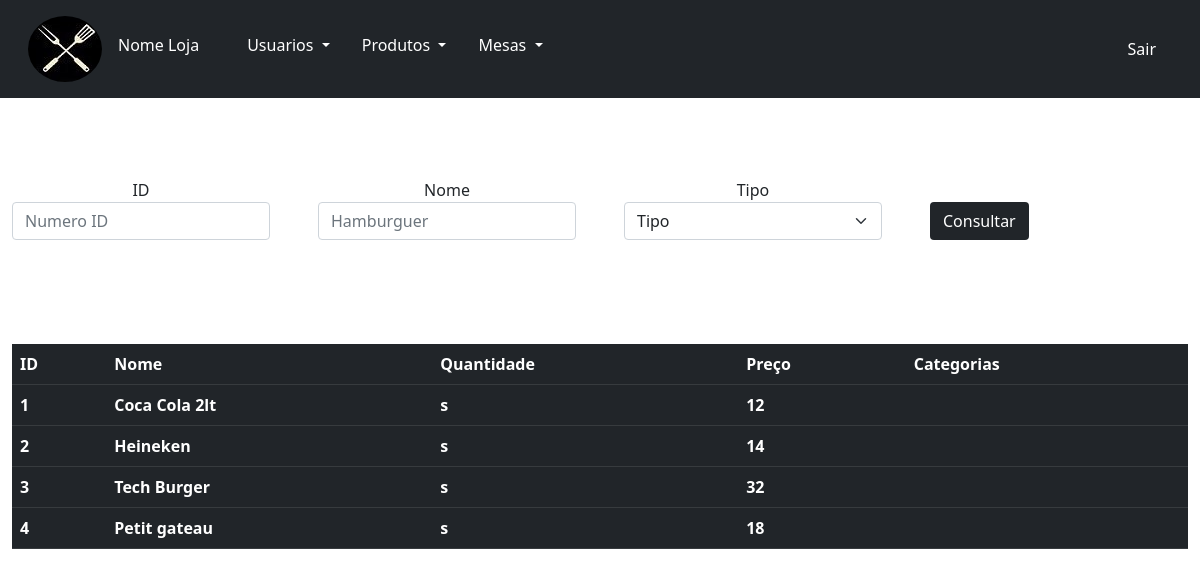
The app's page /listarProdutos.php, older data.
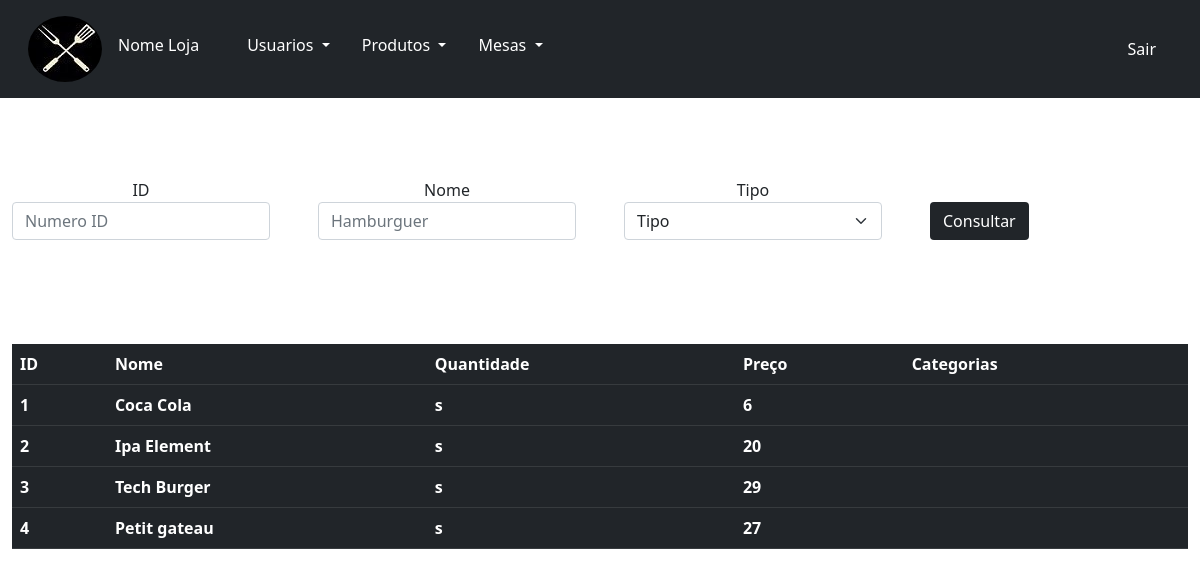
The same page, newer data.
### tables this page shows
CREATE TABLE `produtos` (
  `id` int(11) UNSIGNED NOT NULL COMMENT 'ID do produto ',
  `nome` varchar(30) DEFAULT NULL COMMENT 'Nome do produto',
  `qtd` char(1) DEFAULT NULL COMMENT 'Disponibilidade do produto sendo "S" para disponível "N" para indisponível',
  `descricao` text DEFAULT NULL COMMENT 'Breve descrição do produto',
  `preco` int(10) UNSIGNED NOT NULL COMMENT 'Preço do produto',
  `id_categoria` int(10) UNSIGNED NOT NULL COMMENT 'ID da categoria do produto',
  `imagem` varchar(100) NOT NULL
);

### listarProdutos.php (the view, shortened to what this page needs)
<!doctype html>
<html lang="pt-br">
  <head>
    <link href="https://cdn.jsdelivr.net/npm/bootstrap@5.0.2/dist/css/bootstrap.min.css" rel="stylesheet">
  </head>
  <body style="height: 655px;">
    <nav class="p-3 mb-2 bg-dark text-white navbar navbar-expand-lg navbar-light bg-light">
        <div class="container-fluid">
            <img class="rounded-circle" src="../img/logo2.0.jpeg" alt="logo da loja">
          <div class="collapse navbar-collapse" id="navbarSupportedContent">
            <ul class="navbar-nav me-auto mb-2 mb-lg-0">
              <li class="nav-item">
                <a class="p-3 mb-2 bg-dark text-white nav-link active" aria-current="page" href="administrativo.html">Nome Loja</a>
              </li>
              <li class="nav-item">
                <a class="nav-link" href="#"></a>
              </li>
              <li class="nav-item dropdown">
                <a class="p-3 mb-2 bg-dark text-white nav-link dropdown-toggle" href="#" id="navbarDropdown" role="button" data-bs-toggle="dropdown" aria-expanded="false">
                  Usuarios
                </a>
              </li>
              <li class="nav-item dropdown">
                <a class="p-3 mb-2 bg-dark text-white nav-link dropdown-toggle" href="#" id="navbarDropdown" role="button" data-bs-toggle="dropdown" aria-expanded="false">
                  Produtos
                </a>
              </li>
              <li class="nav-item dropdown">
                <a class="p-3 mb-2 bg-dark text-white nav-link dropdown-toggle" href="#" id="navbarDropdown" role="button" data-bs-toggle="dropdown" aria-expanded="false">
                Mesas
                </a>
              </li>
            </ul>
            <ul class="nav">
                <li class="nav-item">
                    <a class="text-white nav-link " href="sair.php" tabindex="-1" >Sair</a>
                  </li>
            </ul>
          </div>
        </div>
      </nav>
<br><br><br>
<form action="#" method="GET">
        <div class="container-fluid d-flex justify-content-center">
            <div class="row gx-5">
                  <div class="col-3 text-center">
                      <label for="iId">ID</label>
                      <input class="form-control " type="text" name="vId" id="iId" placeholder="Numero ID">
                  </div>
                  <div class="col-3 text-center">
                      <label for="iName">Nome</label>
                      <input class="form-control " type="text" name="vName" id="iName" placeholder="Hamburguer">
                  </div>
                  <div class="col-3 text-center">
                      <label for="iTipo">Tipo</label>
                      <select class="form-select" name="vTipo" id="iTipo">
                        <option value="">Tipo</option>
                      </select>
                  </div>
                  <div class="col-3 p-4">
                      <button class="btn bg-dark text-white " href="">Consultar</button>
                  </div>
            <div class="table-responsive">
            <table class='table table-dark' style="margin-top:10vh;">
        <tr>
            <th>ID</th>
            <th>Nome</th>
            <th>Quantidade</th>
            <th>Preço</th>
            <th>Categorias</th>
        </tr>
<?php
$whereId = "";
$whereName = "";
$whereTipo = "";
if(isset($_GET['vName']) or isset($_GET['vId'])){
        include 'php/conexao.php';
        if ($_GET['vId'] != "") {
          $whereId = " AND produtos.id = ".$_GET['vId'];
        }
      if ($_GET['vName'] != "")  {
          $whereName = " AND produtos.nome LIKE '%".$_GET['vName']."%' ";
      }
      if ($_GET['vTipo'] != "") {
          $whereTipo = " AND produtos.id_categoria = ".$_GET['vTipo'];
      }
      $sql = "SELECT * FROM produtos
      INNER JOIN categorias
      ON (categorias.id = produtos.id_categoria)
      WHERE 1 = 1 "
      .$whereId
      .$whereName
      .$whereTipo;
      var_dump($sql);
        $result = mysqli_query($conn, $sql);
        mysqli_close($conn);
        if(mysqli_num_rows($result) > 0){
            $array = [];
            while($row = mysqli_fetch_array($result,MYSQLI_ASSOC)){
            array_push($array,$row);
            }
            foreach($array as $row){
              switch ($row['id_categoria']) {
                case 1:
                    $tipo = "Lanches";
                    break;
                case 2:
                    $tipo = "Porções";
                    break;
                case 3:
                    $tipo = "Sobremesas";
                    break;
                case 4:
                    $tipo = "Bebidas";
                    break;
              }
            echo "<tr>
                    <th>". $row['id'] ."</th>
                    <th>". $row['nome'] ."</th>
                    <th>". $row['qtd'] ."</th>
                    <th>". $row['preco'] ."</th>
                    <th>". $tipo ."</th>
                </tr>";
            }
        }else{
            echo "
            <tr>
                <th>Sem dados</th>
                <th>Sem dados</th>
                <th>Sem dados</th>
                <th>Sem dados</th>
                <th>Sem dados</th>
            </tr>";
        }
      }
   else{
        $sql = "SELECT * FROM produtos;";
        include 'php/conexao.php';
        $result = mysqli_query($conn, $sql);
            if(mysqli_num_rows($result) > 0){
                $array = [];
                while($row = mysqli_fetch_array($result,MYSQLI_ASSOC)){
                array_push($array,$row);
                }
                foreach($array as $row){
                echo "<tr>
                        <th>". $row['id'] ."</th>
                        <th>". $row['nome'] ."</th>
                        <th>". $row['qtd'] ."</th>
                        <th>". $row['preco'] ."</th>
                        <th>". $tipo ."</th>
                    </tr>";
                }
            }
    }
?>
</table>
            </div>
        </div>
</body>
</html>

Row changes from the older to the newer data that the page shows:
changed produtos id 1: nome "Coca Cola 2lt" → "Coca Cola"; preco "12" → "6"
changed produtos id 2: nome "Heineken" → "Ipa Element"; preco "14" → "20"
changed produtos "Tech Burger": preco "32" → "29"
changed produtos "Petit gateau": preco "18" → "27"
